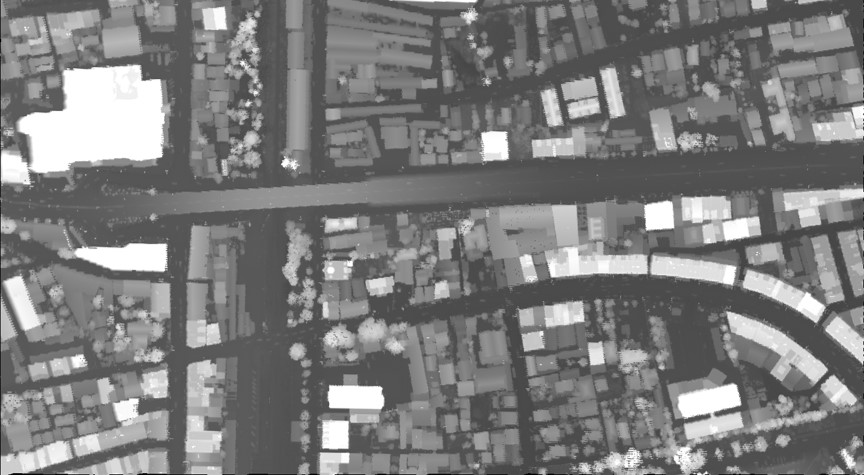
#> input picture test_pic/main.jpg, 864 x 475 px, found by its file name
$ jupyter execute Untitled.ipynb
#> lines starting #> are read from the running program, lines starting #| are printed output that depends on the picture; after the words box and inside, x2 and y2 are one past the last pixel; in counts of white or black regions, pixels touching at a corner belong together
[cell 1]
import numpy as np
import cv2
import matplotlib.pyplot as plt

[cell 2]
# Convert image in grayscale
path_img = './pic/main.jpg'
img = cv2.imread(path_img)
#> img is the input picture: shape (475, 864, 3); min 0, max 255, mean 125.2
gray_im = cv2.cvtColor(img, cv2.COLOR_BGR2GRAY)
plt.subplot(221)
plt.title('Grayscale image')
plt.imshow(gray_im, cmap="gray", vmin=0, vmax=255)

[cell 3]
# Contrast adjusting with gamma correction y = 1.2

gray_correct = np.array(255 * (gray_im / 255) ** 1.2 , dtype='uint8')
plt.subplot(222)
plt.title('Gamma Correction y= 1.2')
plt.imshow(gray_correct, cmap="gray", vmin=0, vmax=255)

[cell 4]
# Contrast adjusting with histogramm equalization
gray_equ = cv2.equalizeHist(gray_im)
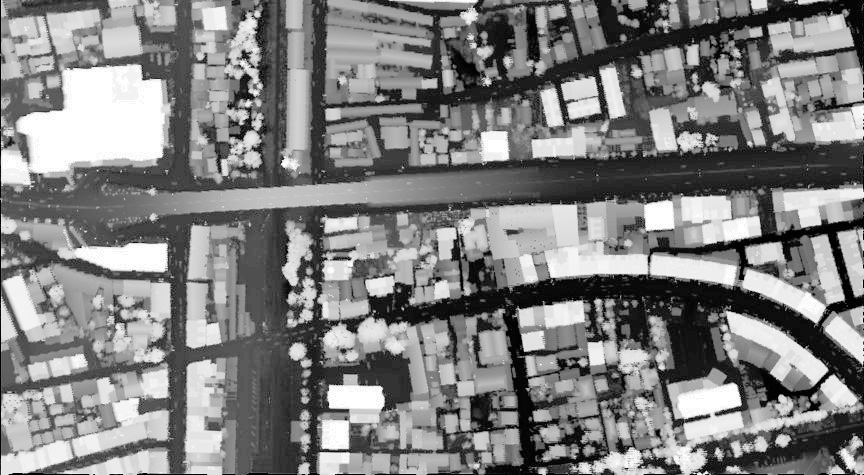
#> gray_equ: shape (475, 864); min 0, max 255, mean 128.9
plt.subplot(223)
plt.title('Histogram equilization')
plt.imshow(gray_correct, cmap="gray", vmin=0, vmax=255)

[cell 5]
# Local adaptative threshold

thresh = cv2.adaptiveThreshold(gray_correct, 255, cv2.ADAPTIVE_THRESH_GAUSSIAN_C, cv2.THRESH_BINARY, 255, 19)
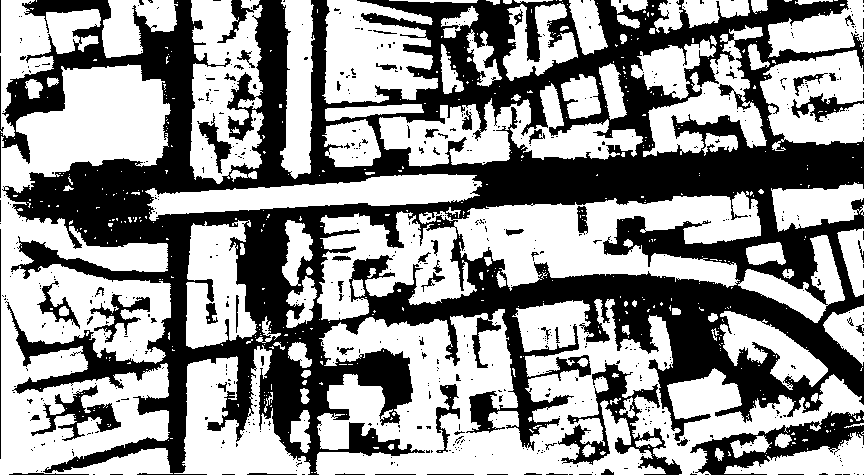
#> thresh: shape (475, 864); 57.4% white; 621 black regions (555 under 20 px), largest, box (x1, y1, x2, y2) and area: (0, 0, 864, 475) 157490, (690, 410, 864, 475) 3974, (558, 363, 682, 475) 3478
thresh = cv2.bitwise_not(thresh)
plt.subplot(221)
plt.title('Local adapatative Threshold')
plt.imshow(thresh, cmap="gray", vmin=0, vmax=255)

[cell 6]
# Dilatation et erosion
kernel = np.ones((15,15), np.uint8)
img_dilation = cv2.dilate(thresh, kernel, iterations=1)
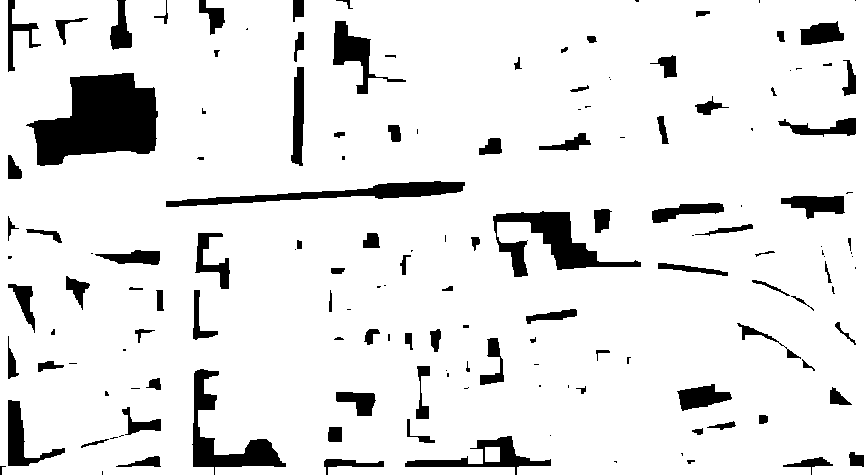
#> img_dilation: shape (475, 864); 90% white; 151 black regions (54 under 20 px), largest, box (x1, y1, x2, y2) and area: (26, 73, 158, 166) 7886, (493, 211, 641, 277) 3318, (192, 369, 286, 475) 2660
img_erode = cv2.erode(img_dilation,kernel, iterations=1)
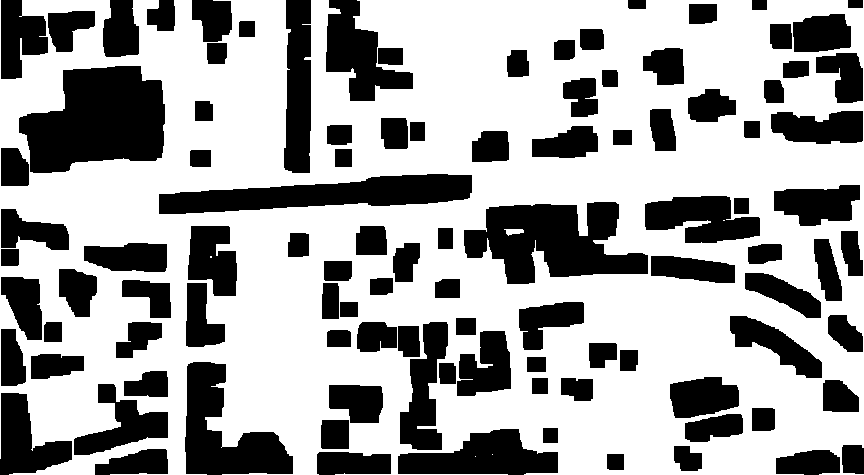
#> img_erode: shape (475, 864); 64.2% white; 104 black regions, largest, box (x1, y1, x2, y2) and area: (19, 66, 165, 173) 11330, (464, 202, 648, 284) 9360, (159, 174, 472, 214) 7376

[cell 7]
# clean all noise after dilatation and erosion
img_erode = cv2.medianBlur(img_erode, 7)
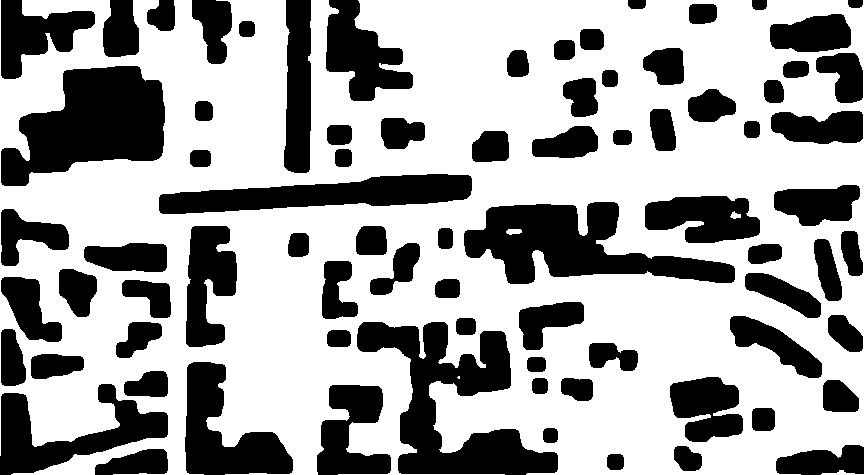
#> img_erode: shape (475, 864); 64.4% white; 79 black regions, largest, box (x1, y1, x2, y2) and area: (357, 322, 558, 475) 12785, (1, 66, 165, 186) 12284, (464, 202, 735, 284) 11116
plt.subplot(221)
plt.title('Dilatation + erosion')
plt.imshow(img_erode, cmap="gray", vmin=0, vmax=255)

[cell 8]
# Labeling

ret, labels = cv2.connectedComponents(img_erode)
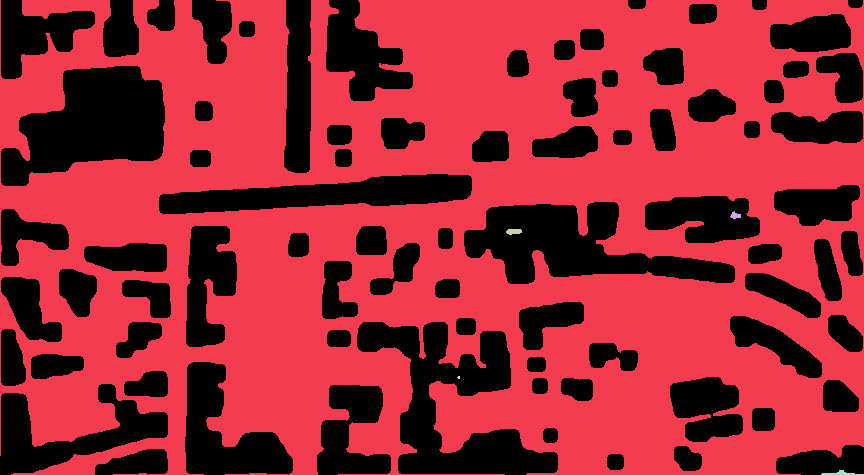
#> labels: shape (475, 864) int32; 6 distinct labels, from 0 to 5; one colour per label, 0 black
#> ret = 6
label_hue = np.uint8(179 * labels / np.max(labels))
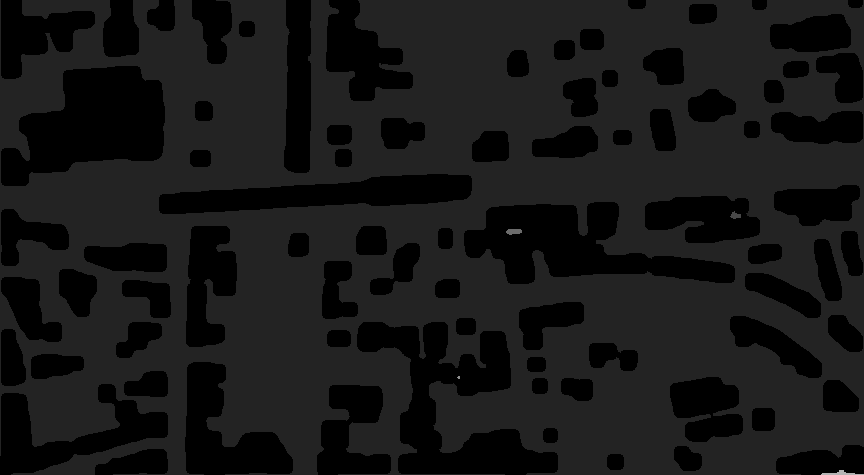
#> label_hue: shape (475, 864); min 0, max 179, mean 22.6
blank_ch = 255 * np.ones_like(label_hue)
labeled_img = cv2.merge([label_hue, blank_ch, blank_ch])
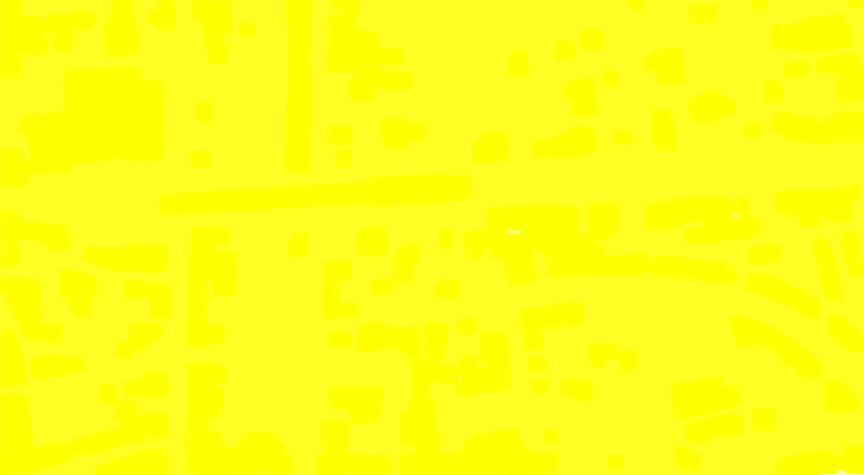
#> labeled_img: shape (475, 864, 3); mean of channels 0, 1, 2 22.6, 255, 255; drawn as B, G, R
labeled_img = cv2.cvtColor(labeled_img, cv2.COLOR_HSV2BGR)
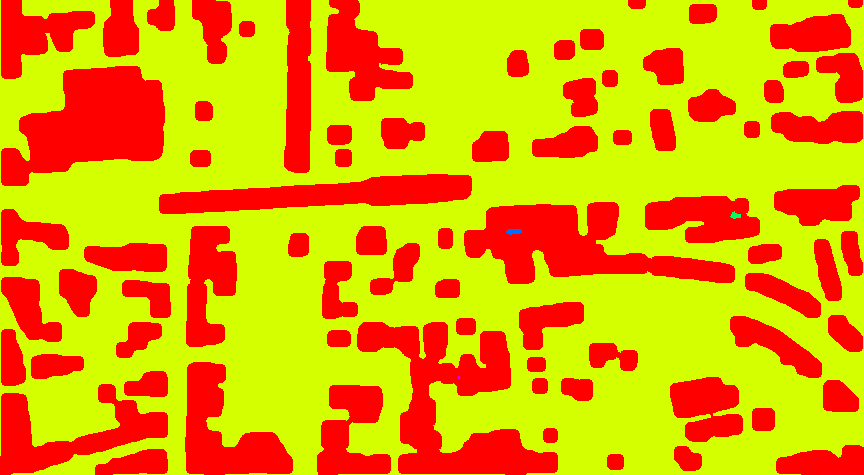
#> labeled_img: shape (475, 864, 3); mean B, G, R 0.1, 164.1, 227.3
labeled_img[label_hue == 0] = 0
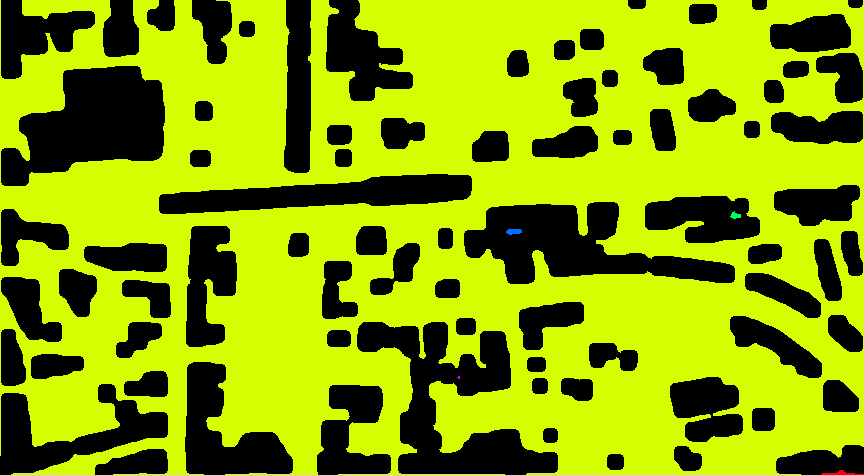
#> labeled_img: shape (475, 864, 3); mean B, G, R 0.1, 164.1, 136.4

plt.subplot(222)
plt.title('Objects counted:'+ str(ret-1))
plt.imshow(labeled_img)
print('objects number is:', ret-1)
#| objects number is: 5
plt.show()
